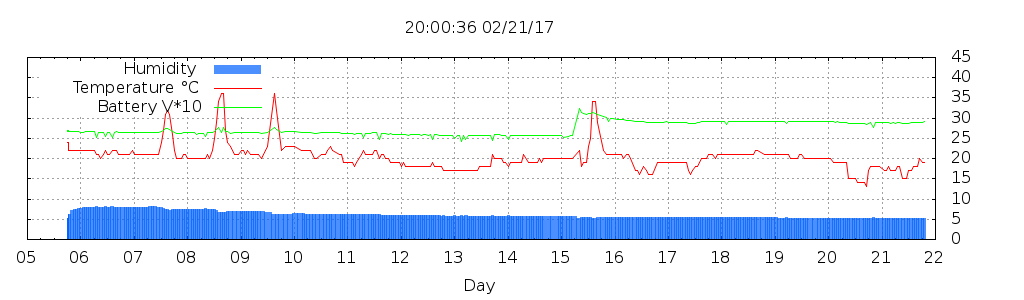

The script that saved this image:
#!/usr/bin/gnuplot
reset
set title strftime("%T %D", time(0)+(3*3600))
set key left top
set grid

set xdata time
set style data lines
set timefmt "\"%m/%d/%y %H:%M:%S\""
set xlabel "Day"
set format x "%d"
set xtics 8640

set format y ""
set ytics 100
set yrange [0:900]

#set format y2 ""
set y2tics 5
set y2range [0:45]

set style fill transparent solid 0.7 noborder
set term png truecolor enhanced size 1024,300
set output "/home/pi/cactus/07cb.png"

plot "/home/pi/cactus/07cb.csv" u 1:2             lc rgb '#0062ff' w boxes  title 'Humidity ',\
     "/home/pi/cactus/07cb.csv" u 1:($3*20)       lc rgb '#ff0000' w lines  title 'Temperature °C',\
     "/home/pi/cactus/07cb.csv" u 1:($4/5)        lc rgb '#00ff00' w lines  title 'Battery V*10'
